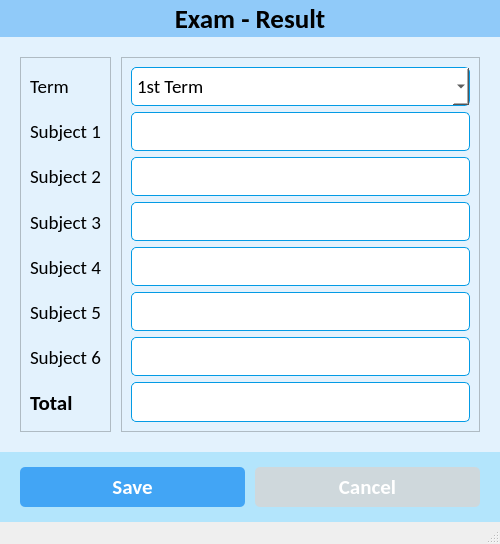
<?xml version="1.0" encoding="UTF-8"?>
<ui version="4.0">
 <class>ExamDetailsWindow</class>
 <widget class="QMainWindow" name="ExamDetailsWindow">
  <property name="geometry">
   <rect>
    <x>0</x>
    <y>0</y>
    <width>500</width>
    <height>544</height>
   </rect>
  </property>
  <property name="minimumSize">
   <size>
    <width>500</width>
    <height>0</height>
   </size>
  </property>
  <property name="windowTitle">
   <string>Exam Details</string>
  </property>
  <widget class="QWidget" name="centralwidget">
   <property name="styleSheet">
    <string notr="true">* {
	background-color: #e3f2fd;
}
#std_image {
	background-color: #fff;
}

#header_frame, #label {
	background-color: #90caf9;
}

#bottom_widget {
	background-color: #b3e5fc;
}

QPushButton {
	background-color: #42a5f5;
	border-radius: 5px;
	color: #fff;
}

#btn_cancel {
	background-color: #cfd8dc;
	border-radius: 5px;
	color: #fff;
}

QLineEdit {
	background-color: #fff;
	border-radius: 5px;
	border: 1px solid #039be5;
	padding: 5px 5px;
}

QComboBox {
	background-color: #fff;
	border-radius: 5px;
	border: 1px solid #039be5;
	padding: 5px 5px;
}</string>
   </property>
   <layout class="QVBoxLayout" name="verticalLayout_3">
    <property name="spacing">
     <number>0</number>
    </property>
    <property name="leftMargin">
     <number>0</number>
    </property>
    <property name="topMargin">
     <number>0</number>
    </property>
    <property name="rightMargin">
     <number>0</number>
    </property>
    <property name="bottomMargin">
     <number>0</number>
    </property>
    <item>
     <widget class="QLabel" name="label">
      <property name="font">
       <font>
        <family>Calibri</family>
        <pointsize>20</pointsize>
        <weight>75</weight>
        <bold>true</bold>
       </font>
      </property>
      <property name="text">
       <string>Exam - Result</string>
      </property>
      <property name="alignment">
       <set>Qt::AlignCenter</set>
      </property>
      <property name="margin">
       <number>10</number>
      </property>
     </widget>
    </item>
    <item>
     <widget class="QWidget" name="widget" native="true">
      <layout class="QHBoxLayout" name="horizontalLayout">
       <property name="spacing">
        <number>10</number>
       </property>
       <property name="leftMargin">
        <number>20</number>
       </property>
       <property name="topMargin">
        <number>20</number>
       </property>
       <property name="rightMargin">
        <number>20</number>
       </property>
       <property name="bottomMargin">
        <number>20</number>
       </property>
       <item>
        <widget class="QFrame" name="frame">
         <property name="frameShape">
          <enum>QFrame::StyledPanel</enum>
         </property>
         <property name="frameShadow">
          <enum>QFrame::Raised</enum>
         </property>
         <layout class="QVBoxLayout" name="verticalLayout_2">
          <item>
           <widget class="QLabel" name="label_3">
            <property name="font">
             <font>
              <family>Calibri</family>
              <pointsize>14</pointsize>
             </font>
            </property>
            <property name="text">
             <string>Term</string>
            </property>
           </widget>
          </item>
          <item>
           <widget class="QLabel" name="label_2">
            <property name="font">
             <font>
              <family>Calibri</family>
              <pointsize>14</pointsize>
             </font>
            </property>
            <property name="text">
             <string>Subject 1</string>
            </property>
           </widget>
          </item>
          <item>
           <widget class="QLabel" name="label_4">
            <property name="font">
             <font>
              <family>Calibri</family>
              <pointsize>14</pointsize>
             </font>
            </property>
            <property name="text">
             <string>Subject 2</string>
            </property>
           </widget>
          </item>
          <item>
           <widget class="QLabel" name="label_5">
            <property name="font">
             <font>
              <family>Calibri</family>
              <pointsize>14</pointsize>
             </font>
            </property>
            <property name="text">
             <string>Subject 3</string>
            </property>
           </widget>
          </item>
          <item>
           <widget class="QLabel" name="label_6">
            <property name="font">
             <font>
              <family>Calibri</family>
              <pointsize>14</pointsize>
             </font>
            </property>
            <property name="text">
             <string>Subject 4</string>
            </property>
           </widget>
          </item>
          <item>
           <widget class="QLabel" name="label_7">
            <property name="font">
             <font>
              <family>Calibri</family>
              <pointsize>14</pointsize>
             </font>
            </property>
            <property name="text">
             <string>Subject 5</string>
            </property>
           </widget>
          </item>
          <item>
           <widget class="QLabel" name="label_8">
            <property name="font">
             <font>
              <family>Calibri</family>
              <pointsize>14</pointsize>
             </font>
            </property>
            <property name="text">
             <string>Subject 6</string>
            </property>
           </widget>
          </item>
          <item>
           <widget class="QLabel" name="label_9">
            <property name="font">
             <font>
              <family>Calibri</family>
              <pointsize>16</pointsize>
              <weight>75</weight>
              <bold>true</bold>
             </font>
            </property>
            <property name="text">
             <string>Total</string>
            </property>
           </widget>
          </item>
         </layout>
        </widget>
       </item>
       <item>
        <widget class="QFrame" name="frame_2">
         <property name="frameShape">
          <enum>QFrame::StyledPanel</enum>
         </property>
         <property name="frameShadow">
          <enum>QFrame::Raised</enum>
         </property>
         <layout class="QVBoxLayout" name="verticalLayout">
          <item>
           <widget class="QComboBox" name="comboBox">
            <property name="font">
             <font>
              <family>Calibri</family>
              <pointsize>14</pointsize>
             </font>
            </property>
            <item>
             <property name="text">
              <string>1st Term</string>
             </property>
            </item>
            <item>
             <property name="text">
              <string>2nd Term</string>
             </property>
            </item>
            <item>
             <property name="text">
              <string>3rd Term</string>
             </property>
            </item>
           </widget>
          </item>
          <item>
           <widget class="QLineEdit" name="lineEdit">
            <property name="font">
             <font>
              <family>Calibri</family>
              <pointsize>14</pointsize>
             </font>
            </property>
           </widget>
          </item>
          <item>
           <widget class="QLineEdit" name="lineEdit_2">
            <property name="font">
             <font>
              <family>Calibri</family>
              <pointsize>14</pointsize>
             </font>
            </property>
           </widget>
          </item>
          <item>
           <widget class="QLineEdit" name="lineEdit_3">
            <property name="font">
             <font>
              <family>Calibri</family>
              <pointsize>14</pointsize>
             </font>
            </property>
           </widget>
          </item>
          <item>
           <widget class="QLineEdit" name="lineEdit_4">
            <property name="font">
             <font>
              <family>Calibri</family>
              <pointsize>14</pointsize>
             </font>
            </property>
           </widget>
          </item>
          <item>
           <widget class="QLineEdit" name="lineEdit_5">
            <property name="font">
             <font>
              <family>Calibri</family>
              <pointsize>14</pointsize>
             </font>
            </property>
           </widget>
          </item>
          <item>
           <widget class="QLineEdit" name="lineEdit_6">
            <property name="font">
             <font>
              <family>Calibri</family>
              <pointsize>14</pointsize>
             </font>
            </property>
           </widget>
          </item>
          <item>
           <widget class="QLineEdit" name="lineEdit_7">
            <property name="font">
             <font>
              <family>Calibri</family>
              <pointsize>16</pointsize>
              <weight>75</weight>
              <bold>true</bold>
             </font>
            </property>
           </widget>
          </item>
         </layout>
        </widget>
       </item>
      </layout>
     </widget>
    </item>
    <item>
     <widget class="QWidget" name="bottom_widget" native="true">
      <layout class="QHBoxLayout" name="horizontalLayout_3">
       <property name="spacing">
        <number>10</number>
       </property>
       <property name="leftMargin">
        <number>20</number>
       </property>
       <property name="topMargin">
        <number>15</number>
       </property>
       <property name="rightMargin">
        <number>20</number>
       </property>
       <property name="bottomMargin">
        <number>15</number>
       </property>
       <item>
        <widget class="QPushButton" name="pushButton">
         <property name="minimumSize">
          <size>
           <width>0</width>
           <height>40</height>
          </size>
         </property>
         <property name="font">
          <font>
           <family>Calibri</family>
           <pointsize>16</pointsize>
           <weight>75</weight>
           <bold>true</bold>
          </font>
         </property>
         <property name="text">
          <string>Save</string>
         </property>
         <property name="icon">
          <iconset resource="resources.qrc">
           <normaloff>:/icons/assets/icons/save.png</normaloff>:/icons/assets/icons/save.png</iconset>
         </property>
         <property name="iconSize">
          <size>
           <width>32</width>
           <height>32</height>
          </size>
         </property>
        </widget>
       </item>
       <item>
        <widget class="QPushButton" name="btn_cancel">
         <property name="minimumSize">
          <size>
           <width>0</width>
           <height>40</height>
          </size>
         </property>
         <property name="font">
          <font>
           <family>Calibri</family>
           <pointsize>16</pointsize>
           <weight>75</weight>
           <bold>true</bold>
          </font>
         </property>
         <property name="text">
          <string>Cancel</string>
         </property>
         <property name="icon">
          <iconset resource="resources.qrc">
           <normaloff>:/icons/assets/icons/close.png</normaloff>:/icons/assets/icons/close.png</iconset>
         </property>
         <property name="iconSize">
          <size>
           <width>32</width>
           <height>32</height>
          </size>
         </property>
        </widget>
       </item>
      </layout>
     </widget>
    </item>
   </layout>
  </widget>
  <widget class="QStatusBar" name="statusbar"/>
 </widget>
 <resources>
  <include location="resources.qrc"/>
 </resources>
 <connections/>
</ui>
